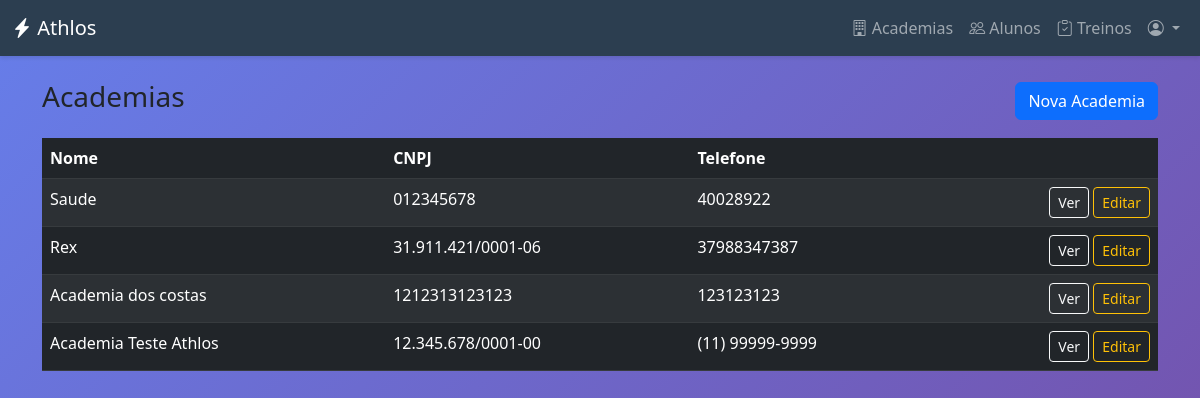
/academias/ (signed in), run on an earlier commit of the app's database.
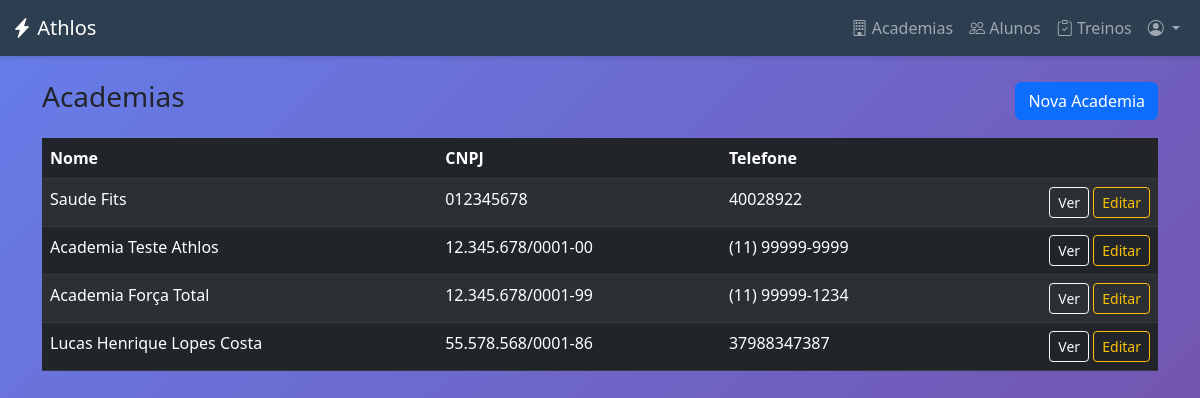
And on a later commit of the database.
### academias/models.py (models this page shows, shortened)
class Academia(models.Model):
    nome_fantasia = models.CharField(max_length=100, verbose_name="Nome Fantasia")
    cnpj = models.CharField(max_length=18, unique=True, verbose_name="CNPJ")
    endereco = models.CharField(max_length=255, verbose_name="Endereço")
    telefone = models.CharField(max_length=15, verbose_name="Telefone")
    data_criacao = models.DateTimeField(
        auto_now_add=True, verbose_name="Data de Criação"
    )
    class Meta:
        verbose_name = "Academia"
        verbose_name_plural = "Academias"

### core/views.py (the view)
# urls.py: path("academias/", views.academia_list, name="academia_list"),
@login_required
def academia_list(request):
    if request.user.user_type not in ["ADMIN", "ADMIN_SISTEMA", "PERSONAL"]:
        messages.error(request, "Acesso negado.")
        return redirect("dashboard")
    academias = Academia.objects.all()
    return render(
        request, "core/academias/academia_list.html", {"academias": academias}
    )

### core/templates/core/academias/academia_list.html (shortened to what this page needs)
{% extends 'core/base.html' %}
{% block content %}
<div class="container py-4">
    <div class="d-flex justify-content-between align-items-center mb-3">
        <h3>Academias</h3>
        <a href="{% url 'academia_create' %}" class="btn btn-primary">Nova Academia</a>
    </div>
    {% if academias %}
    <div class="table-responsive">
        <table class="table table-striped table-dark">
            <thead>
                <tr>
                    <th>Nome</th>
                    <th>CNPJ</th>
                    <th>Telefone</th>
                    <th></th>
                </tr>
            </thead>
            <tbody>
                {% for a in academias %}
                <tr>
                    <td>{{ a.nome_fantasia }}</td>
                    <td>{{ a.cnpj }}</td>
                    <td>{{ a.telefone }}</td>
                    <td class="text-end">
                        <a href="{% url 'academia_detail' a.pk %}" class="btn btn-sm btn-outline-light">Ver</a>
                        <a href="{% url 'academia_edit' a.pk %}" class="btn btn-sm btn-outline-warning">Editar</a>
                    </td>
                </tr>
                {% endfor %}
            </tbody>
        </table>
    </div>
    {% else %}
    <div class="alert alert-info">Nenhuma academia encontrada.</div>
    {% endif %}
</div>
{% endblock %}

### core/templates/core/base.html (shortened to what this page needs)
<!DOCTYPE html>
<html lang="pt-BR">
<head>
    <link href="https://cdn.jsdelivr.net/npm/bootstrap@5.3.0/dist/css/bootstrap.min.css" rel="stylesheet">
    <link rel="stylesheet" href="https://cdn.jsdelivr.net/npm/bootstrap-icons@1.10.0/font/bootstrap-icons.css">
</head>
<body>
    {% if user.is_authenticated %}
    <nav class="navbar navbar-expand-lg navbar-dark navbar-custom">
        <div class="container-fluid">
            <a class="navbar-brand" href="{% url 'dashboard' %}">
                <i class="bi bi-lightning-charge-fill"></i> Athlos
            </a>
            <div class="collapse navbar-collapse" id="navbarNav">
                <ul class="navbar-nav ms-auto">
                    {% if user.is_authenticated %}
                    {% if user.user_type == 'PERSONAL' %}
                    <li class="nav-item">
                        <a class="nav-link" href="{% url 'academia_list' %}">
                            <i class="bi bi-building"></i> Academias
                        </a>
                    </li>
                    <li class="nav-item">
                        <a class="nav-link" href="{% url 'aluno_list' %}">
                            <i class="bi bi-people"></i> Alunos
                        </a>
                    </li>
                    <li class="nav-item">
                        <a class="nav-link" href="{% url 'treino_list' %}">
                            <i class="bi bi-clipboard-check"></i> Treinos
                        </a>
                    </li>
                    {% endif %}
                    {% endif %}
                    <li class="nav-item dropdown">
                        <a class="nav-link dropdown-toggle" href="#" id="userDropdown" role="button"
                            data-bs-toggle="dropdown">
                            <i class="bi bi-person-circle"></i> {{ user.get_full_name }}
                        </a>
                    </li>
                </ul>
            </div>
        </div>
    </nav>
    {% endif %}
    <main>
        {% block content %}{% endblock %}
    </main>
</body>
</html>

### core/templates/core/base.html (style rules this page uses)
:root { --primary-color: #2c3e50; --secondary-color: #3498db; --success-color: #27ae60; --danger-color: #e74c3c; }
body { min-height: 100vh; background: linear-gradient(135deg, #667eea 0%, #764ba2 100%); }
.navbar-custom { background: var(--primary-color); box-shadow: 0 2px 4px rgba(0, 0, 0, .1); }

What changed in the data, as far as the page shows it:
removed Academia: nome_fantasia "Rex", cnpj "31.911.421/0001-06", telefone "37988347387"
removed Academia: nome_fantasia "Academia dos costas", cnpj "1212313123123", telefone "123123123"
changed Academia: nome_fantasia "Saude" → "Saude Fits"
added Academia: nome_fantasia "Academia Força Total", cnpj "12.345.678/0001-99", telefone "(11) 99999-1234"
added Academia: nome_fantasia "Lucas Henrique Lopes Costa", cnpj "55.578.568/0001-86", telefone "37988347387"
